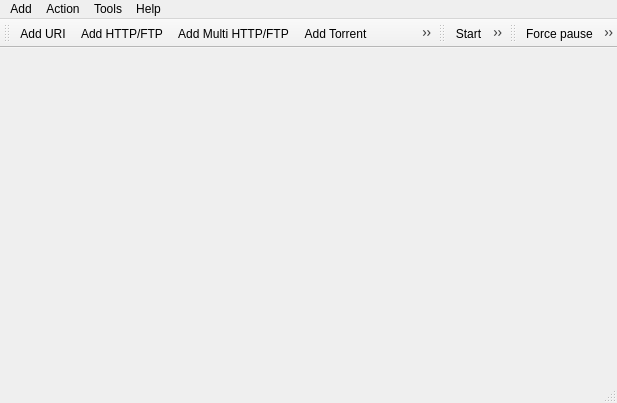
<?xml version="1.0" encoding="UTF-8"?>
<ui version="4.0">
 <class>Aria2cRemote</class>
 <widget class="QMainWindow" name="Aria2cRemote">
  <property name="geometry">
   <rect>
    <x>0</x>
    <y>0</y>
    <width>617</width>
    <height>403</height>
   </rect>
  </property>
  <property name="windowTitle">
   <string>Aria2cRemote</string>
  </property>
  <property name="windowIcon">
   <iconset resource="Aria2cRemote.qrc">
    <normaloff>:/icon/logo.png</normaloff>:/icon/logo.png</iconset>
  </property>
  <widget class="QWidget" name="centralWidget"/>
  <widget class="QMenuBar" name="menuBar">
   <property name="geometry">
    <rect>
     <x>0</x>
     <y>0</y>
     <width>617</width>
     <height>21</height>
    </rect>
   </property>
   <widget class="QMenu" name="menuDownload">
    <property name="title">
     <string>Add</string>
    </property>
    <addaction name="action_AddURI"/>
    <addaction name="actionAdd_HTTP_FTP"/>
    <addaction name="actionAdd_Multi_HTTP_FTP"/>
    <addaction name="actionAdd_Torrent"/>
    <addaction name="actionAdd_MagnetLink"/>
    <addaction name="actionAdd_Metalink"/>
    <addaction name="separator"/>
    <addaction name="action_Exit"/>
   </widget>
   <widget class="QMenu" name="menuHelp">
    <property name="title">
     <string>Help</string>
    </property>
    <addaction name="action_Help"/>
    <addaction name="separator"/>
    <addaction name="actionAbout"/>
    <addaction name="actionAbout_Qt"/>
   </widget>
   <widget class="QMenu" name="menuOption">
    <property name="title">
     <string>Tools</string>
    </property>
    <addaction name="actionOption"/>
    <addaction name="actionGlobal_Options"/>
   </widget>
   <widget class="QMenu" name="menuAction">
    <property name="title">
     <string>Action</string>
    </property>
    <addaction name="action_Start"/>
    <addaction name="actionStart_all"/>
    <addaction name="action_Pause"/>
    <addaction name="actionPause_all"/>
    <addaction name="action_Remove"/>
    <addaction name="actionPurge"/>
    <addaction name="actionPower_off_Aria2c"/>
    <addaction name="separator"/>
    <addaction name="actionForce_pause"/>
    <addaction name="actionForce_pause_all"/>
    <addaction name="actionForce_remove"/>
    <addaction name="actionForce_power_off_Aria2c"/>
   </widget>
   <addaction name="menuDownload"/>
   <addaction name="menuAction"/>
   <addaction name="menuOption"/>
   <addaction name="menuHelp"/>
  </widget>
  <widget class="QToolBar" name="mainToolBar">
   <attribute name="toolBarArea">
    <enum>TopToolBarArea</enum>
   </attribute>
   <attribute name="toolBarBreak">
    <bool>false</bool>
   </attribute>
   <addaction name="action_AddURI"/>
   <addaction name="actionAdd_HTTP_FTP"/>
   <addaction name="actionAdd_Multi_HTTP_FTP"/>
   <addaction name="actionAdd_Torrent"/>
   <addaction name="actionAdd_MagnetLink"/>
   <addaction name="actionAdd_Metalink"/>
  </widget>
  <widget class="QStatusBar" name="statusBar"/>
  <widget class="QToolBar" name="toolBar">
   <property name="windowTitle">
    <string>toolBar</string>
   </property>
   <attribute name="toolBarArea">
    <enum>TopToolBarArea</enum>
   </attribute>
   <attribute name="toolBarBreak">
    <bool>false</bool>
   </attribute>
   <addaction name="action_Start"/>
   <addaction name="actionStart_all"/>
   <addaction name="action_Pause"/>
   <addaction name="actionPause_all"/>
   <addaction name="action_Remove"/>
   <addaction name="actionPurge"/>
   <addaction name="actionPower_off_Aria2c"/>
  </widget>
  <widget class="QToolBar" name="toolBar_2">
   <property name="windowTitle">
    <string>toolBar_2</string>
   </property>
   <attribute name="toolBarArea">
    <enum>TopToolBarArea</enum>
   </attribute>
   <attribute name="toolBarBreak">
    <bool>false</bool>
   </attribute>
   <addaction name="actionForce_pause"/>
   <addaction name="actionForce_pause_all"/>
   <addaction name="actionForce_remove"/>
   <addaction name="actionForce_power_off_Aria2c"/>
  </widget>
  <action name="action_AddURI">
   <property name="icon">
    <iconset resource="Aria2cRemote.qrc">
     <normaloff>:/icon/folder.png</normaloff>:/icon/folder.png</iconset>
   </property>
   <property name="text">
    <string>&amp;URI...</string>
   </property>
   <property name="iconText">
    <string>Add URI</string>
   </property>
   <property name="toolTip">
    <string>Add URI</string>
   </property>
  </action>
  <action name="action_Exit">
   <property name="text">
    <string>&amp;Exit</string>
   </property>
  </action>
  <action name="actionAbout">
   <property name="icon">
    <iconset resource="Aria2cRemote.qrc">
     <normaloff>:/icon/logo.png</normaloff>:/icon/logo.png</iconset>
   </property>
   <property name="text">
    <string>About...</string>
   </property>
  </action>
  <action name="action_Help">
   <property name="text">
    <string>&amp;Help</string>
   </property>
  </action>
  <action name="actionAbout_Qt">
   <property name="icon">
    <iconset resource="Aria2cRemote.qrc">
     <normaloff>:/icon/qtlogo.png</normaloff>:/icon/qtlogo.png</iconset>
   </property>
   <property name="text">
    <string>About &amp;Qt...</string>
   </property>
  </action>
  <action name="action_Pause">
   <property name="icon">
    <iconset resource="Aria2cRemote.qrc">
     <normaloff>:/icon/toolbars/pause.png</normaloff>:/icon/toolbars/pause.png</iconset>
   </property>
   <property name="text">
    <string>&amp;Pause</string>
   </property>
  </action>
  <action name="action_Remove">
   <property name="icon">
    <iconset resource="Aria2cRemote.qrc">
     <normaloff>:/icon/toolbars/remove.png</normaloff>:/icon/toolbars/remove.png</iconset>
   </property>
   <property name="text">
    <string>&amp;Remove</string>
   </property>
  </action>
  <action name="actionAdd_Torrent">
   <property name="icon">
    <iconset resource="Aria2cRemote.qrc">
     <normaloff>:/icon/uri/bittorrent.png</normaloff>:/icon/uri/bittorrent.png</iconset>
   </property>
   <property name="text">
    <string>Torrent...</string>
   </property>
   <property name="iconText">
    <string>Add Torrent</string>
   </property>
   <property name="toolTip">
    <string>Add Torrent</string>
   </property>
  </action>
  <action name="actionAdd_HTTP_FTP">
   <property name="icon">
    <iconset resource="Aria2cRemote.qrc">
     <normaloff>:/icon/uri/ftp.png</normaloff>:/icon/uri/ftp.png</iconset>
   </property>
   <property name="text">
    <string>HTTP/FTP...</string>
   </property>
   <property name="iconText">
    <string>Add HTTP/FTP</string>
   </property>
   <property name="toolTip">
    <string>Add HTTP/FTP</string>
   </property>
  </action>
  <action name="actionAdd_Multi_HTTP_FTP">
   <property name="icon">
    <iconset resource="Aria2cRemote.qrc">
     <normaloff>:/icon/uri/http.png</normaloff>:/icon/uri/http.png</iconset>
   </property>
   <property name="text">
    <string>Multi HTTP/FTP...</string>
   </property>
   <property name="iconText">
    <string>Add Multi HTTP/FTP</string>
   </property>
   <property name="toolTip">
    <string>Add Multi HTTP/FTP</string>
   </property>
  </action>
  <action name="actionAdd_Metalink">
   <property name="icon">
    <iconset resource="Aria2cRemote.qrc">
     <normaloff>:/icon/uri/metalink.png</normaloff>:/icon/uri/metalink.png</iconset>
   </property>
   <property name="text">
    <string>Metalink...</string>
   </property>
   <property name="iconText">
    <string>Add Metalink</string>
   </property>
   <property name="toolTip">
    <string>Add Metalink</string>
   </property>
  </action>
  <action name="actionAdd_MagnetLink">
   <property name="icon">
    <iconset resource="Aria2cRemote.qrc">
     <normaloff>:/icon/uri/magnet.png</normaloff>:/icon/uri/magnet.png</iconset>
   </property>
   <property name="text">
    <string>MagnetLink...</string>
   </property>
   <property name="iconText">
    <string>Add MagnetLink</string>
   </property>
   <property name="toolTip">
    <string>Add MagnetLink</string>
   </property>
  </action>
  <action name="actionOption">
   <property name="icon">
    <iconset resource="Aria2cRemote.qrc">
     <normaloff>:/icon/gear.png</normaloff>:/icon/gear.png</iconset>
   </property>
   <property name="text">
    <string>Options...</string>
   </property>
  </action>
  <action name="action_Start">
   <property name="icon">
    <iconset resource="Aria2cRemote.qrc">
     <normaloff>:/icon/toolbars/unpause.png</normaloff>:/icon/toolbars/unpause.png</iconset>
   </property>
   <property name="text">
    <string>Start</string>
   </property>
  </action>
  <action name="actionStart_all">
   <property name="icon">
    <iconset resource="Aria2cRemote.qrc">
     <normaloff>:/icon/toolbars/unpauseall.png</normaloff>:/icon/toolbars/unpauseall.png</iconset>
   </property>
   <property name="text">
    <string>Start all</string>
   </property>
  </action>
  <action name="actionPause_all">
   <property name="icon">
    <iconset resource="Aria2cRemote.qrc">
     <normaloff>:/icon/toolbars/pauseall.png</normaloff>:/icon/toolbars/pauseall.png</iconset>
   </property>
   <property name="text">
    <string>Pause all</string>
   </property>
  </action>
  <action name="actionPurge">
   <property name="icon">
    <iconset resource="Aria2cRemote.qrc">
     <normaloff>:/icon/toolbars/purgedownloadresult.png</normaloff>:/icon/toolbars/purgedownloadresult.png</iconset>
   </property>
   <property name="text">
    <string>Purge</string>
   </property>
  </action>
  <action name="actionPower_off_Aria2c">
   <property name="icon">
    <iconset resource="Aria2cRemote.qrc">
     <normaloff>:/icon/toolbars/poweroff.png</normaloff>:/icon/toolbars/poweroff.png</iconset>
   </property>
   <property name="text">
    <string>Power off Aria2c</string>
   </property>
  </action>
  <action name="actionForce_pause">
   <property name="icon">
    <iconset resource="Aria2cRemote.qrc">
     <normaloff>:/icon/toolbars/forcepause.png</normaloff>:/icon/toolbars/forcepause.png</iconset>
   </property>
   <property name="text">
    <string>Force pause</string>
   </property>
  </action>
  <action name="actionForce_pause_all">
   <property name="icon">
    <iconset resource="Aria2cRemote.qrc">
     <normaloff>:/icon/toolbars/forcepauseall.png</normaloff>:/icon/toolbars/forcepauseall.png</iconset>
   </property>
   <property name="text">
    <string>Force pause all</string>
   </property>
  </action>
  <action name="actionForce_remove">
   <property name="icon">
    <iconset resource="Aria2cRemote.qrc">
     <normaloff>:/icon/toolbars/forceremove.png</normaloff>:/icon/toolbars/forceremove.png</iconset>
   </property>
   <property name="text">
    <string>Force remove</string>
   </property>
  </action>
  <action name="actionForce_power_off_Aria2c">
   <property name="icon">
    <iconset resource="Aria2cRemote.qrc">
     <normaloff>:/icon/toolbars/forcepoweroff.png</normaloff>:/icon/toolbars/forcepoweroff.png</iconset>
   </property>
   <property name="text">
    <string>Force power off Aria2c</string>
   </property>
  </action>
  <action name="actionGlobal_Options">
   <property name="icon">
    <iconset resource="Aria2cRemote.qrc">
     <normaloff>:/icon/gear.png</normaloff>:/icon/gear.png</iconset>
   </property>
   <property name="text">
    <string>Global options...</string>
   </property>
  </action>
 </widget>
 <layoutdefault spacing="6" margin="11"/>
 <resources>
  <include location="Aria2cRemote.qrc"/>
 </resources>
 <connections>
  <connection>
   <sender>action_Exit</sender>
   <signal>triggered()</signal>
   <receiver>Aria2cRemote</receiver>
   <slot>close()</slot>
   <hints>
    <hint type="sourcelabel">
     <x>-1</x>
     <y>-1</y>
    </hint>
    <hint type="destinationlabel">
     <x>308</x>
     <y>201</y>
    </hint>
   </hints>
  </connection>
  <connection>
   <sender>action_AddURI</sender>
   <signal>triggered()</signal>
   <receiver>Aria2cRemote</receiver>
   <slot>on_action_AddURI()</slot>
   <hints>
    <hint type="sourcelabel">
     <x>-1</x>
     <y>-1</y>
    </hint>
    <hint type="destinationlabel">
     <x>41</x>
     <y>89</y>
    </hint>
   </hints>
  </connection>
 </connections>
 <slots>
  <slot>on_action_AddURI()</slot>
 </slots>
</ui>
